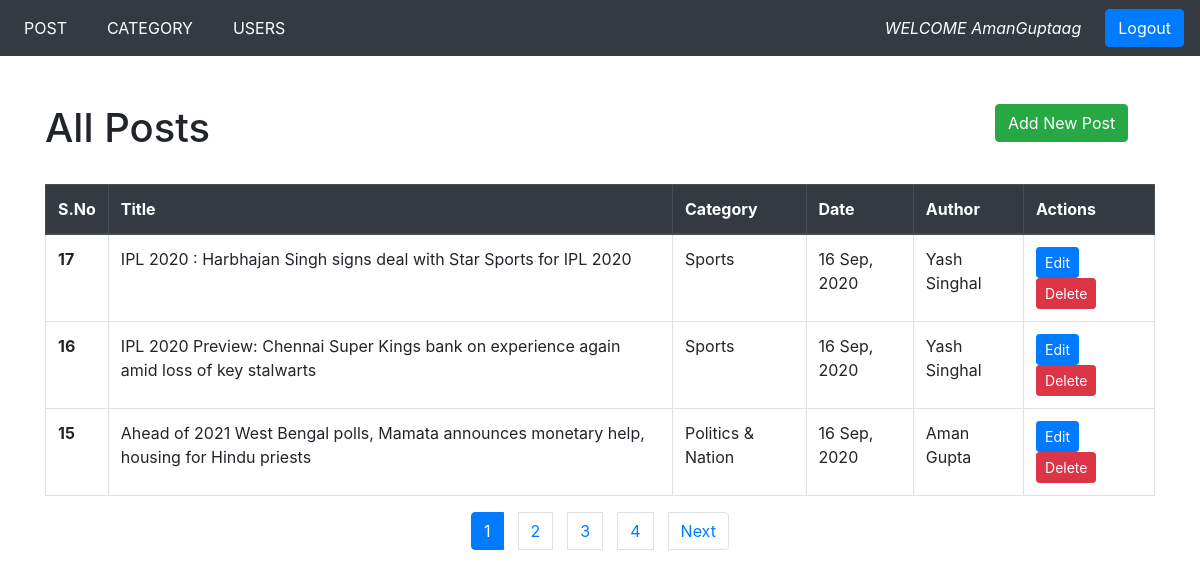
Page /admin/post.php (signed in) on the committed database.
### tables this page shows
CREATE TABLE `post` (
  `post_id` int(11) NOT NULL,
  `title` varchar(255) NOT NULL,
  `description` text NOT NULL,
  `category` int(10) NOT NULL,
  `post_date` varchar(100) NOT NULL,
  `author` varchar(50) NOT NULL,
  `post_img` varchar(100) NOT NULL
);

CREATE TABLE `category` (
  `category_id` int(10) NOT NULL,
  `category_name` varchar(255) NOT NULL,
  `post` int(11) NOT NULL
);

CREATE TABLE `user` (
  `user_id` int(11) NOT NULL,
  `fname` varchar(50) NOT NULL,
  `lname` varchar(50) NOT NULL,
  `uname` varchar(50) NOT NULL,
  `password` varchar(60) NOT NULL,
  `role` int(11) NOT NULL
);

### admin/post.php (the view, shortened to what this page needs)
<?php
include 'header.php';
include 'config.php';
?>
<!doctype html>
<html lang="en">
<head>
    <link rel="stylesheet" href="https://stackpath.bootstrapcdn.com/bootstrap/4.5.2/css/bootstrap.min.css">
</head>
<body>
    <div class="container mt-5">
        <div class="row">
            <div class="col-md-10">
                <h1>All Posts</h1>
            </div>
            <div class="col-md-2">
                <button class="btn btn-success btn-md"><a style="color: white; text-decoration: none;" href="addpost.php">Add New Post</a></button>
            </div>
        </div>
        <br>
        <?php
        $limit = 3;
        if (isset($_GET['page'])) {
            $page = $_GET['page'];
        } else {
            $page = 1;
        }
        $offset = ($page - 1) * $limit;
        if($_SESSION['role'] == '1'){
        $sql = "SELECT * FROM post
                LEFT JOIN category ON post.category=category.category_id
                LEFT JOIN user ON post.author=user.user_id
                ORDER BY post.post_id DESC LIMIT $offset,$limit";
        }elseif($_SESSION['role'] == '0'){
        $sql = "SELECT * FROM post
            LEFT JOIN category ON post.category=category.category_id
            LEFT JOIN user ON post.author=user.user_id
            WHERE post.author={$_SESSION['user_id']}
            ORDER BY post.post_id DESC LIMIT $offset,$limit";
        }
        $result = mysqli_query($conn, $sql) or die('Query Unsuccessfull');
        if (mysqli_num_rows($result) > 0) {
        ?>
        <table class="table table-bordered">
            <thead class="thead-dark">
                <tr>
                    <th scope="col">S.No</th>
                    <th scope="col">Title</th>
                    <th scope="col">Category</th>
                    <th scope="col">Date</th>
                    <th scope="col">Author</th>
                    <th scope="col">Actions</th>
                </tr>
            </thead>
            <tbody>
                <?php
                while ($row = mysqli_fetch_assoc($result)) {
                ?>
                    <tr>
                        <th scope="row"><?php echo $row['post_id']; ?></th>
                        <td><?php echo $row['title']; ?></td>
                        <td><?php echo $row['category_name']; ?></td>
                        <td><?php echo $row['post_date']; ?></td>
                        <td><?php echo $row['fname'].' '.$row['lname']; ?></td>
                        <td><button class="btn btn-primary btn-sm mr-3"><a style="color: white; text-decoration: none;" href="editpost.php?id=<?php echo $row['post_id']; ?>">Edit</a></button>
                            <button class="btn btn-danger btn-sm"><a style="color: white; text-decoration: none;" href="deletepost.php?id=<?php echo $row['post_id'];?>&catid=<?php echo $row['category'];?>">Delete</a></button>
                        </td>
                    </tr>
                <?php
                }
                ?>
            </tbody>
        </table>
    </div>
<?php
    $sql1 = "SELECT * FROM post";
    $result1 = mysqli_query($conn, $sql1) or die('Query Unsuccessfull');
    if (mysqli_num_rows($result1) > 0) {
        $total_records = mysqli_num_rows($result1);
        $total_page = ceil($total_records / $limit);
        echo '<ul class="pagination pagination-md justify-content-center">';
        for ($i = 1; $i <=$total_page; $i++) {
            if ($i == $page) {
                $active = 'active';
            } else {
                $active = '';
            }
            echo '<li class="page-item ' . $active . '"><a style="margin: 0 7px;"  class="page-link" href="post.php?page=' . $i . '">' . $i . '</a></li>';
        }
        if ($total_page > $page) {
            echo '<li class="page-item"><a style="margin: 0 7px;"  class="page-link" href="post.php?page='.($page+1).'">Next</a></li>';
        }
        echo '</ul>';
    }
}
?>
</body>
</html>

### rows in the picture
post: post_id "17", title "IPL 2020 : Harbhajan Singh signs deal with Star Sports for IPL 2020", category.category_name "Sports", post_date "16 Sep, 2020", user.fname "Yash", user.lname "Singhal"
post: post_id "16", title "IPL 2020 Preview: Chennai Super Kings bank on experience again amid loss of key stalwarts", category.category_name "Sports", post_date "16 Sep, 2020", user.fname "Yash", user.lname "Singhal"
post: post_id "15", title "Ahead of 2021 West Bengal polls, Mamata announces monetary help, housing for Hindu priests", category.category_name "Politics & Nation", post_date "16 Sep, 2020", user.fname "Aman", user.lname "Gupta"

### other values in the picture
$_SESSION['uname'] "AmanGuptaag"
